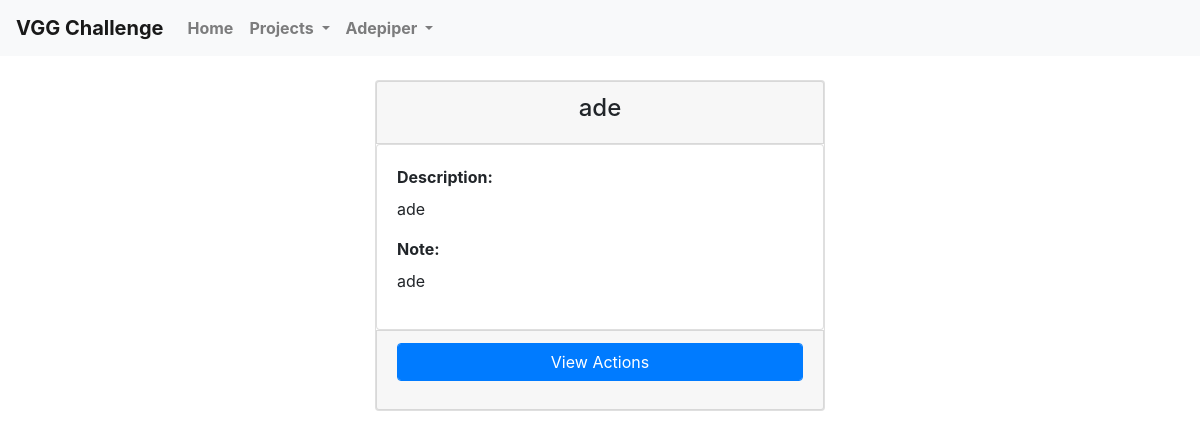
/project/actions (signed in), run on an earlier commit of the app's database.
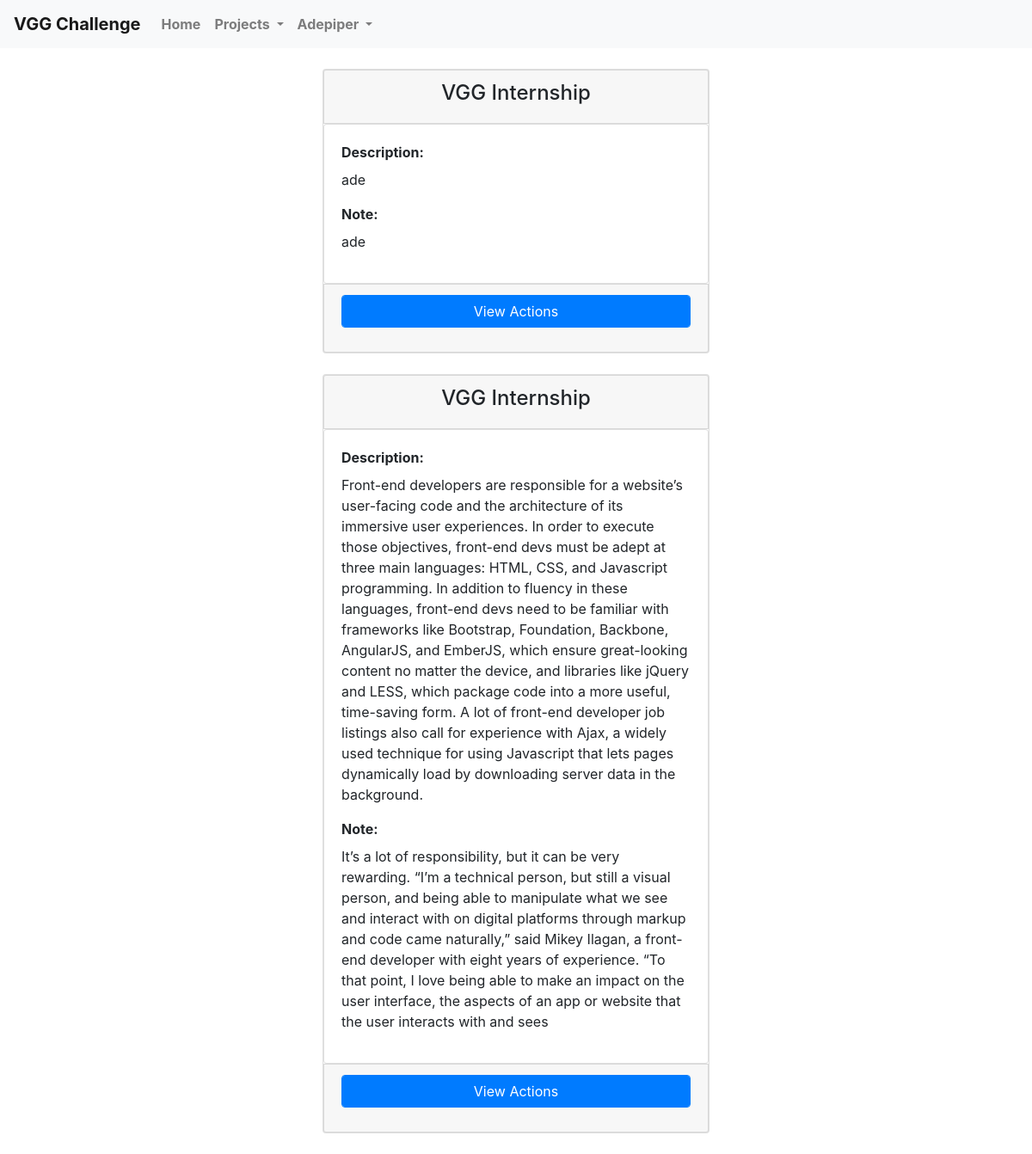
And on a later commit of the database.
### vgginternship/models.py (models this page shows, shortened)
class Actions (db.Model):
    id = db.Column(db.Integer, primary_key=True)
    project_id = db.Column(db.Integer, db.ForeignKey('projects.id'), nullable = False)
    description = db.Column(db.Text, nullable= False)
    note = db.Column(db.Text, nullable =False)

class Projects(db.Model):
    id = db.Column(db.Integer, primary_key=True)
    name = db.Column(db.String(100), nullable = False, unique= True)
    description = db.Column(db.Text, nullable= False)
    actions = db.relationship('Actions', backref='name', lazy=True)

### vgginternship/projects/routes.py (the view)
@projects.route('/project/actions', methods=['POST', 'GET'])
@login_required
def allActions():
    actions = Actions.query.all()
    return render_template('allActions.html', actions=actions)

### vgginternship/models.py (called while the page is built)
@login_manager.user_loader
def load_user(user_id):
    return User.query.get(int(user_id))

### vgginternship/templates/allActions.html
{% extends "layout.html" %}
    {% block content %}
        {% for action in actions %}
        <div class="container">
                <div class="card my-4">
                        <div class="card text-center card-header">
                               <h4> {{action.name.name}} </h4>
                        </div>
                <div class="card card-body">
                                <label class="font-weight-bold" for="description">Description: </label>
                                <p>{{action.description}}</p>
                                    <label class="font-weight-bold" for="Note">Note: </label>
                                            <p>{{action.note}}</p>
                                        </div>
                        <div class="card card-footer">
                                <div class="form-group">
                                        <a class="form-control text-center btn btn-primary" href="{{url_for('projects.allActionsId', action_id = action.id)}}">View Actions</a>
                                </div>
                        </div>
                                </div>
                              </div>
        {% endfor %}
    {% endblock content %}

What changed in the data, as far as the page shows it:
changed through a linked row, Actions "ade": name.name "ade" → "VGG Internship"
added Actions: name.name "VGG Internship", description "Front-end developers are responsible for a website’s user-facing code and the architecture of its immersive user experiences. In order to execute those objectives, front-end devs must be adept at three main languages: HTML, CSS, and Javascript programming. In addition to fluency in these languages, front-end devs need to be familiar with frameworks like Bootstrap, Foundation, Backbone, AngularJS, and EmberJS, which ensure great-looking content no matter the device, and libraries like jQuery and LESS, which package code into a more useful, time-saving form. A lot of front-end developer job listings also call for experience with Ajax, a widely used technique for using Javascript that lets…", note "It’s a lot of responsibility, but it can be very rewarding. “I’m a technical person, but still a visual person, and being able to manipulate what we see and interact with on digital platforms through markup and code came naturally,” said Mikey Ilagan, a front-end developer with eight years of experience. “To that point, I love being able to make an impact on the user interface, the aspects of an app or website that the user interacts with and sees"
